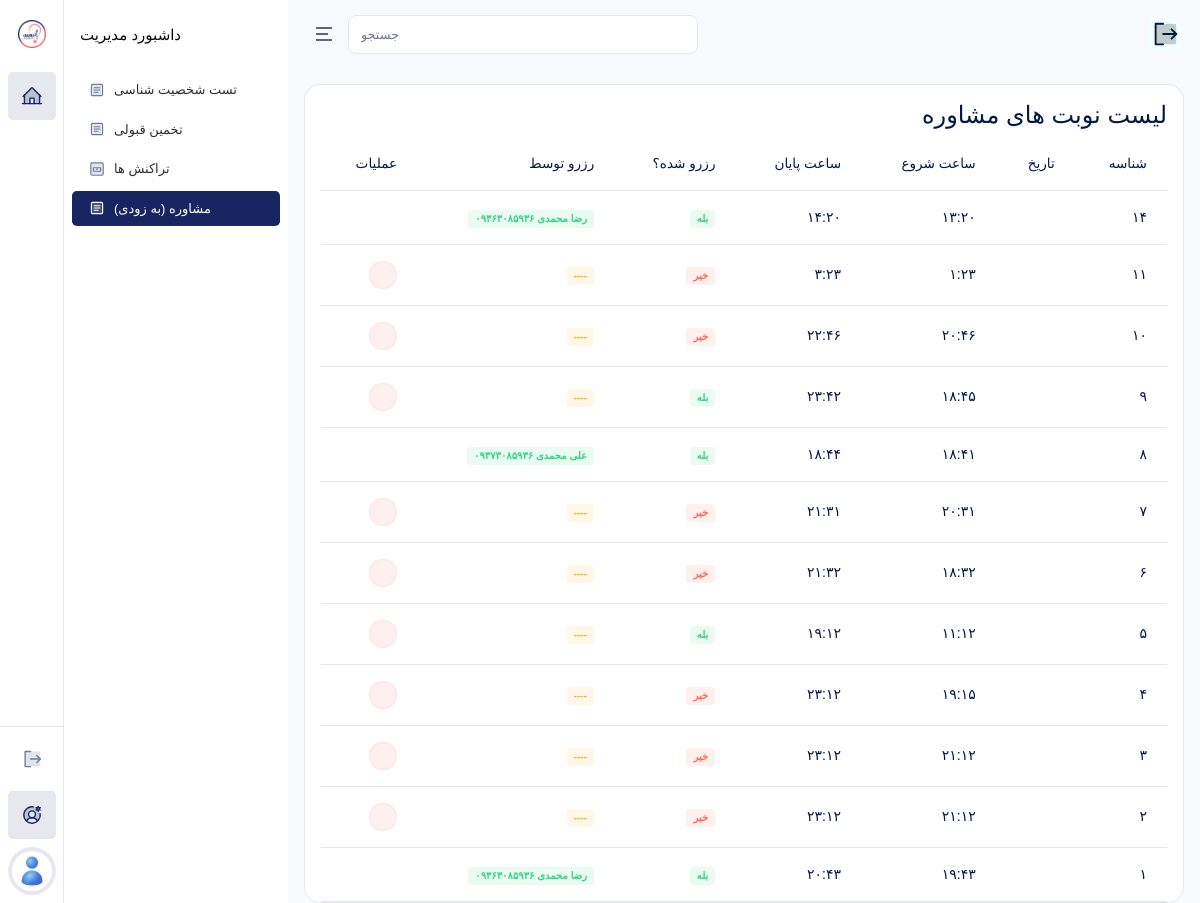
The app's page /accounts/admins/schedules/ with its own data.
### accounts/models.py (models this page shows, shortened)
class ConsultantSchedule(models.Model):
    consultant = models.ForeignKey(
        Consultant,
        on_delete=models.CASCADE,
        verbose_name="مشاور"
    )
    date = models.DateField(
        verbose_name="تاریخ"
    )
    start_time = models.TimeField(
        verbose_name="ساعت شروع"
    )
    end_time = models.TimeField(
        verbose_name="ساعت پایان"
    )
    is_reserved = models.BooleanField(
        default=False,
        verbose_name="رزرو شده؟"
    )
    class Meta:
        verbose_name = "برنامه حضور مشاور"
        verbose_name_plural = "برنامه های حضور مشاور"
        ordering = ["-id"]

class Student(models.Model):
    user = models.OneToOneField(User, on_delete=models.CASCADE, related_name="user_student", verbose_name="کاربر")
    a_completed = models.BooleanField(default=False)
    b_completed = models.BooleanField(default=False)
    class Meta:
        verbose_name = "داوطلب"
        verbose_name_plural = "داوطلبان"
        ordering = ["-id"]

class User(AbstractUser):
    ROLE_CHOICES = (
        ("super_admin", "مدیرکل"),
        ("supervisor", "ناظر"),
        ("consultant", "مشاور"),
        ("student", "داوطلب"),
    )
    role = models.CharField(max_length=30, choices=ROLE_CHOICES, verbose_name="نقش")
    mobile = models.CharField(max_length=15, blank=True, unique=True, verbose_name="شماره موبایل")
    avatar = models.ImageField(upload_to="avatars/", blank=True, null=True, verbose_name="تصویر پروفایل")
    is_suspended = models.BooleanField(default=False, verbose_name="تعلیق شده")
    suspension_reason = models.TextField(blank=True, verbose_name="دلیل تعلیق")
    is_limited = models.BooleanField(default=False, verbose_name="دسترسی محدود (برای مدیرکل)")
    class Meta:
        verbose_name = "کاربر"
        verbose_name_plural = "کاربران"
        ordering = ["-id"]

### payments/models.py (models this page shows, shortened)
class Consultation(models.Model):
    service = models.OneToOneField(
        ServiceToStudent,
        on_delete=models.PROTECT,
        related_name="consultation",
        verbose_name="خدمت خریداری شده"
    )
    schedule = models.ForeignKey(
        ConsultantSchedule,
        on_delete=models.CASCADE,
        related_name="schedule_consultations",
        verbose_name="برنامه حضور"
    )
    notes = models.TextField(blank=True)
    class Meta:
        verbose_name = "جلسه مشاوره"
        verbose_name_plural = "جلسات مشاوره"
        ordering = ["-id"]

class ServiceToStudent(models.Model):
    service = models.CharField(
        max_length=1,
        verbose_name="کد خدمت"
    )
    student = models.ForeignKey(
        Student,
        on_delete=models.CASCADE,
        related_name="student_to_services",
        verbose_name="داوطلب"
    )
    is_used = models.BooleanField(default=False)
    class Meta:
        verbose_name = "خدمت به داوطلب"
        verbose_name_plural = "خدمت ها به داوطلبان"
        ordering = ["-id"]

### accounts/views.py (the view)
# urls.py: path("admins/schedules/", AdminConsultantScheduleListView.as_view(), name="admin_schedule_list"),
class AdminConsultantScheduleListView(ListView):
    model = ConsultantSchedule
    template_name = "accounts/admins/schedule_list.html"
    context_object_name = "schedules"
    def get_context_data(self, **kwargs):
        context = super().get_context_data(**kwargs)
        schedules = ConsultantSchedule.objects.all()
        for schedule in schedules:
            consultation = Consultation.objects.filter(
                schedule=schedule
            ).select_related("service__student__user").first()
            schedule.request = consultation
            schedule.date_shamsi = jdatetime.date.fromgregorian(
                date=schedule.date
            ).strftime("%Y/%m/%d")
        context["schedules"] = schedules
        return context

### pages/views.py (called while the page is built, shortened)
def global_context(request):
    has_database_service = False
    wallet = False
    nayeb_link = Consultant.objects.filter(
        user__last_name="نایب زاده"
    ).first()
    try:
        nayeb_consultant_open = User.objects.filter(id=73).first().user_consultant.show_schedules
        jahan_consultant_open = User.objects.filter(id=74).first().user_consultant.show_schedules
    except:
        nayeb_consultant_open = False
        jahan_consultant_open = False
    return {
        "has_database_service": has_database_service,
        "nayeb_link": nayeb_link,
        "wallet": wallet,
        "nayeb_consultant_open": nayeb_consultant_open,
        "jahan_consultant_open": jahan_consultant_open,
    }

### templates/accounts/admins/schedule_list.html (shortened to what this page needs)
{% extends 'bases/dashboard.html' %}
{% load static %}
{% block content %}
<div class="table-responsive" dir="rtl">
    <div class="card-header justify-content-between">
        <div class="card-title">
            <h4>
                لیست نوبت های مشاوره
            </h4>
        </div>
    </div>
    <table class="table text-nowrap table-hover">
        <thead>
            <tr>
                <th scope="col">شناسه</th>
                <th scope="col">تاریخ</th>
                <th scope="col">ساعت شروع</th>
                <th scope="col">ساعت پایان</th>
                <th scope="col">رزرو شده؟</th>
                <th scope="col">رزرو توسط</th>
                <th scope="col">عملیات</th>
            </tr>
        </thead>
        <tbody>
            {% for schedule in schedules %}
            <tr>
                <td>
                    {{ schedule.id }}
                </td>
                <td>
                </td>
                <td>
                    {{ schedule.start_time }}
                </td>
                <td>
                    {{ schedule.end_time }}
                </td>
                <td>
                    {% if schedule.is_reserved %}
                    <span class="badge bg-success-transparent">بله</span>
                    {% else %}
                    <span class="badge bg-danger-transparent">خیر</span>
                    {% endif %}
                </td>
                <td>
                    {% if schedule.request %}
                    <span class="badge bg-success-transparent">{{ schedule.request.service.student.user.get_full_name }} {{ schedule.request.service.student.user.mobile }}</span>
                    {% else %}
                    <span class="badge bg-warning-transparent">----</span>
                    {% endif %}
                </td>
                <td>
                    {% if schedule.request == None %}
                    <a href="{% url 'admin_schedule_delete' schedule.id %}" class="btn btn-icon btn-sm btn-danger-transparent rounded-pill">
                        <i class="ri-delete-bin-line"></i>
                    </a>
                    {% endif %}
                </td>
            </tr>
            {% empty %}
            <tr>
                <td colspan="7" style="text-align: center;">
                    موردی یافت نشد.
                </td>
            </tr>
            {% endfor %}
        </tbody>
    </table>
</div>
{% endblock %}

### records on screen
ConsultantSchedule: id "۱۴", start_time "۱۳:۲۰", end_time "۱۴:۲۰", is_reserved "بله", request.service.student.user.get_full_name "رضا محمدی", request.service.student.user.mobile "۰۹۳۶۳۰۸۵۹۳۶"
ConsultantSchedule: id "۱۱", start_time "۱:۲۳", end_time "۳:۲۳", is_reserved "خیر"
ConsultantSchedule: id "۱۰", start_time "۲۰:۴۶", end_time "۲۲:۴۶", is_reserved "خیر"
ConsultantSchedule: id "۹", start_time "۱۸:۴۵", end_time "۲۳:۴۲", is_reserved "بله"
ConsultantSchedule: id "۸", start_time "۱۸:۴۱", end_time "۱۸:۴۴", is_reserved "بله", request.service.student.user.get_full_name "علی محمدی", request.service.student.user.mobile "۰۹۳۷۳۰۸۵۹۳۶"
ConsultantSchedule: id "۷", start_time "۲۰:۳۱", end_time "۲۱:۳۱", is_reserved "خیر"
ConsultantSchedule: id "۶", start_time "۱۸:۳۲", end_time "۲۱:۳۲", is_reserved "خیر"
ConsultantSchedule: id "۵", start_time "۱۱:۱۲", end_time "۱۹:۱۲", is_reserved "بله"
ConsultantSchedule: id "۴", start_time "۱۹:۱۵", end_time "۲۳:۱۲", is_reserved "خیر"
ConsultantSchedule: id "۳", start_time "۲۱:۱۲", end_time "۲۳:۱۲", is_reserved "خیر"
ConsultantSchedule: id "۲", start_time "۲۱:۱۲", end_time "۲۳:۱۲", is_reserved "خیر"
ConsultantSchedule: id "۱", start_time "۱۹:۴۳", end_time "۲۰:۴۳", is_reserved "بله", request.service.student.user.get_full_name "رضا محمدی", request.service.student.user.mobile "۰۹۳۶۳۰۸۵۹۳۶"
